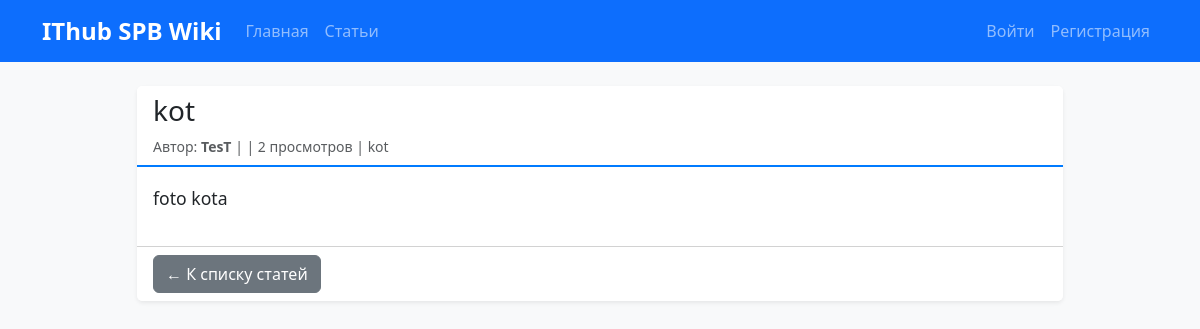
/article/17/, run on the app's committed database.
### articles/models.py (models this page shows, shortened)
class Article(models.Model):
    STATUS_CHOICES = [
        ("draft", "Черновик"),
        ("pending", "На модерации"),
        ("published", "Опубликовано"),
        ("rejected", "Отклонено"),
    ]
    title = models.CharField("Заголовок", max_length=200)
    content = models.TextField("Содержание")
    category = models.ForeignKey(
        Category,
        on_delete=models.SET_NULL,
        null=True,
        blank=True,
        verbose_name="Категория",
        related_name="articles",
    )
    author = models.ForeignKey(
        User, on_delete=models.CASCADE, verbose_name="Автор", related_name="articles"
    )
    status = models.CharField(
        "Статус", max_length=20, choices=STATUS_CHOICES, default="pending"
    )
    created_at = models.DateTimeField("Создано", auto_now_add=True)
    updated_at = models.DateTimeField("Обновлено", auto_now=True)
    published_at = models.DateTimeField("Опубликовано", null=True, blank=True)
    moderation_comment = models.TextField("Комментарий модератора", blank=True)
    moderator = models.ForeignKey(
        User,
        on_delete=models.SET_NULL,
        null=True,
        blank=True,
        verbose_name="Модератор",
        related_name="moderated_articles",
    )
    views_count = models.PositiveIntegerField("Просмотры", default=0)
    class Meta:
        verbose_name = "Статья"
        verbose_name_plural = "Статьи"
        ordering = ["-created_at"]
    def increment_views(self):
        self.views_count += 1
        self.save(update_fields=["views_count"])

class Category(models.Model):
    name = models.CharField("Название категории", max_length=100)
    description = models.TextField("Описание", blank=True)
    created_at = models.DateTimeField("Создано", auto_now_add=True)
    class Meta:
        verbose_name = "Категория"
        verbose_name_plural = "Категории"
        ordering = ["name"]

### articles/views.py (the view)
# urls.py: path("article/<int:pk>/", views.article_detail, name="article_detail"),
def article_detail(request, pk):
    article = get_object_or_404(Article, pk=pk, status="published")
    article.increment_views()
    return render(request, "articles/articledetail.html", {"article": article})

### articles/templates/articles/articledetail.html (shortened to what this page needs)
{% extends 'articles/base.html' %}
{% load wiki_links %}
{% block content %}
<div class="row">
    <div class="col-lg-10 mx-auto">
        <div class="card shadow-sm">
            <div class="card-header bg-white">
                <h1 class="h3 mb-0">{{ article.title }}</h1>
                <div class="mt-2 text-muted small">
                    Автор: <strong>{{ article.author.username }}</strong> |
                    {{ article.published_at|date:"d.m.Y H:i"|default:article.created_at|date:"d.m.Y H:i" }} |
                    {{ article.views_count }} просмотров
                    {% if article.category %} | {{ article.category.name }}{% endif %}
                </div>
            </div>
            <div class="card-body">
                <div class="article-content" style="line-height: 1.8; font-size: 1.1rem;">
                    {{ article.content|wikilinks|linebreaks|safe }}
                </div>
            </div>
            <div class="card-footer bg-white d-flex justify-content-between">
                <a href="{% url 'articles:article_list' %}" class="btn btn-secondary">
                    ← К списку статей
                </a>
            </div>
        </div>
    </div>
</div>
{% endblock %}

### static/css/style.css (style rules this page uses)
body { background-color: #f8f9fa; font-family: 'Segoe UI', Tahoma, Geneva, Verdana, sans-serif; }
.card { border: none; transition: transform 0.2s, box-shadow 0.2s; }
.card-header { border-bottom: 2px solid #007bff; background-color: #fff; }
.article-content { line-height: 1.8; font-size: 1.1rem; }
.card { animation: fadeIn 0.5s ease-out; }

### data on the page
Article: title "kot", author.username "TesT", views_count "2", category.name "kot", content|wikilinks "foto kota"
